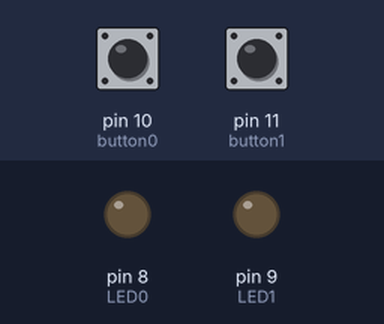
Bench run of a sketch on a simulated Arduino Uno, built with avr-gcc and run on an emulated ATmega328P. On the bench: output pins drawn as LEDs (lit = HIGH). The inputs (shaded band) are chosen by the test bench; at power-on: pin 10 (button0) LOW, pin 11 (button1) LOW.

Above: at 1.2 s.
1.3 s: pin 10 (button0) pulled HIGH for 0.15 s
At 2.5 s:
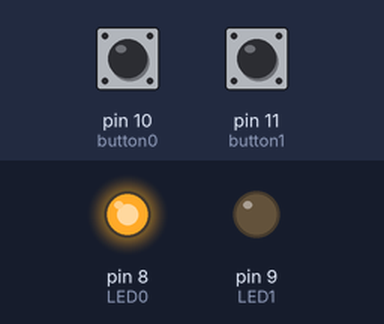
2.9 s: pin 11 (button1) pulled HIGH for 0.15 s
At 3.8 s:
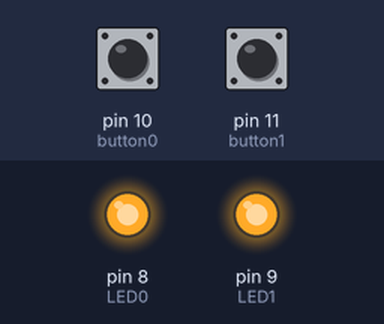
4.5 s: pin 10 (button0) pulled HIGH for 1 s
At 5.0 s:
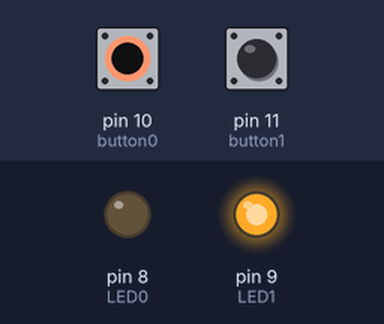
7.0 s: pin 10 (button0) pulled HIGH for 3.2 s
At 8.1 s:
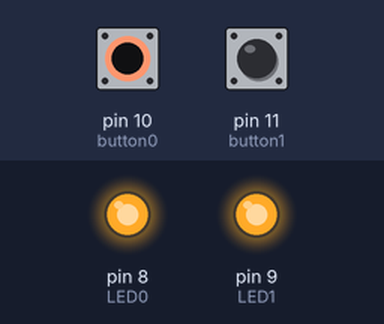
11.7 s: pin 11 (button1) pulled HIGH for 1 s
At 12.9 s:
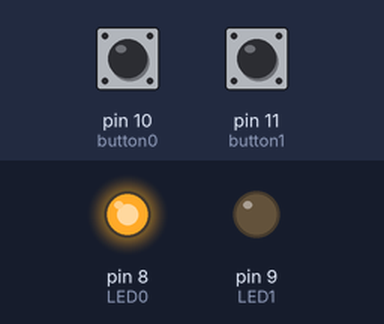
Timing chart, 0 to 14.7 s (numbered marks = the images above; inputs shaded):
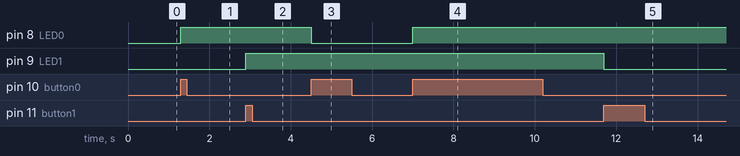

Measured:
- after the input at 1.3 s, pin 8 (LED0): LOW → HIGH at once
- after the input at 2.9 s, pin 9 (LED1): LOW → HIGH at once
- after the input at 4.5 s, pin 8 (LED0): HIGH → LOW at once
- after the input at 7.0 s, pin 8 (LED0): LOW → HIGH at once
- after the input at 11.7 s, pin 9 (LED1): HIGH → LOW at once

The sketch:

code.ino
```cpp
#include <LiquidCrystal.h>

const int rs = 12, en = 6, d4 = 5, d5 = 4, d6 = 3, d7 = 2;

LiquidCrystal lcd(rs, en, d4, d5, d6, d7);

const int button1 = 11;
const int LED1 = 9;

const int button0 = 10;
const int LED0 = 8;

bool led1State = false;
bool button1State = false;
bool lastButton1State = false;

bool led0State = false;
bool button0State = false;
bool lastButton0State = false;

void setup() {
  // put your setup code here, to run once:
  pinMode(button1, INPUT);
  pinMode(LED1, OUTPUT);

  pinMode(button0, INPUT);
  pinMode(LED0, OUTPUT);

  lcd.print("123");
}

void loop() {
  // put your main code here, to run repeatedly:
  button1State = digitalRead(button1);

  if (button1State == HIGH && lastButton1State == LOW) {
    led1State = !led1State;
    digitalWrite(LED1, led1State ? HIGH : LOW);

    }

  lastButton1State = button1State;

  button0State = digitalRead(button0);

  if (button0State == HIGH && lastButton0State == LOW) {
    led0State = !led0State;
    digitalWrite(LED0, led0State ? HIGH : LOW);

    }

  lastButton0State = button0State;
}
```
